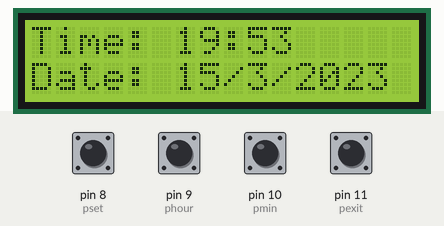
Simulated run of this sketch. Board: Arduino Nano, built with avr-gcc and run on an emulated ATmega328P. Parts: 16×2 character LCD. The test bench sets the inputs (shaded band); at power-on: pin 8 (pset), pin 9 (phour), pin 10 (pmin), pin 11 (pexit) HIGH. The local clock reads 2024-03-15 10:24:30 at power-on unless the sketch sets it; EEPROM starts erased; what the sketch prints to the serial monitor is not drawn.

Above: at 2.2 s.
2.3 s: pin 8 (pset) pulled LOW for 1.9 s
9.4 s: pin 9 (phour) pulled LOW for 1.9 s
At 11.7 s:
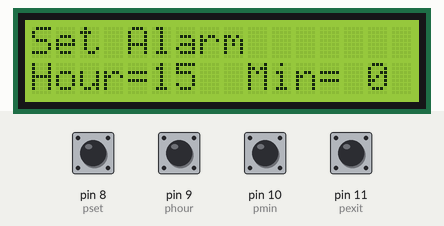
12.8 s: pin 10 (pmin) pulled LOW for 1.9 s
At 15.6 s:
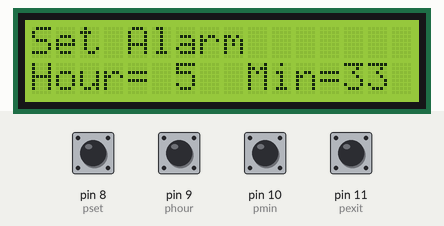
16.2 s: pin 9 (phour) pulled LOW for 1.9 s
At 19.0 s:
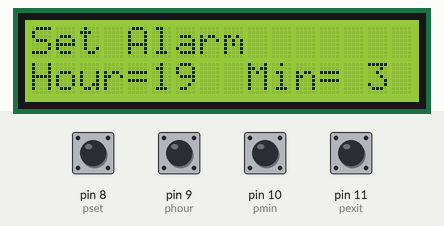
19.6 s: pin 10 (pmin) pulled LOW for 1.9 s
At 22.1 s:
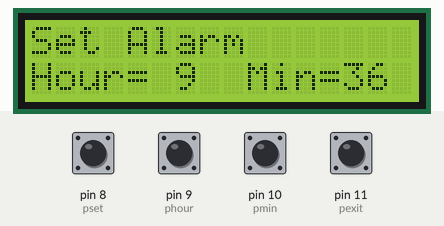
23.0 s: pin 11 (pexit) pulled LOW for 1.9 s
At 24.2 s:
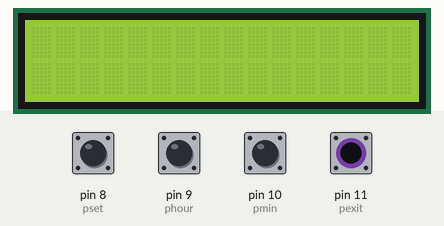
Timing chart, 0 to 26.0 s (numbered marks = the images above; inputs shaded):
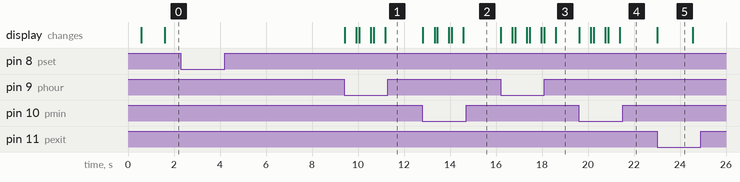

The sketch:

smartAlarm.ino
```cpp
int  year = 23;
int month = 03;
int date = 15;
int hour = 19;
int minute = 53;
int second = 00;
int doW = 2; //day of the week to monday

#include <Wire.h>
#include <LiquidCrystal_I2C.h>
#include <EEPROM.h>
// Set the LCD address to 0x27 for a 16 chars and 2 line display
LiquidCrystal_I2C lcd(0x27, 16, 2);
#include <DS3231.h>
DS3231 Clock;
RTClib myRTC;
int Hour;
int Min;
int pset = 8; //yellow  pushbutton for setting alarm
int phour = 9; //  blue pushbutton for hour
int pmin = 10; //greem  pushbutton for minutes
int pexit = 11; // red pushbutton for exit of set alarm
int buzzer = 6;
int h;
int m;
int buttonforset = 0; // pushbutton state for setting alarm
int buttonforhour = 0; // pushbutton state for hour
int buttonformin = 0;// pushbutton state for minutes
int buttonforexit = 0; // pushbutton state for exit of set alarm
int activate = 0;
bool ringing = false;
bool ring = true;
//Time t;
int mins, minCount = 0;
int lastMin = 0;
// Init the DS1302
//DS3231  rtc(A4,A5);
//DS1302 rtc(2, 3, 4);

void setup()
{
  pinMode(pset, INPUT_PULLUP);
  pinMode(phour, INPUT_PULLUP);
  pinMode(pmin, INPUT_PULLUP);
  pinMode(pexit, INPUT_PULLUP);
  // Set the clock to run-mode, and disable the write protection
  Serial.begin(9600);
  Wire.begin();
  //rtc.begin();
  delay(500);
  Serial.println("Nano Ready!");
  // rtc.halt(false);
  //  rtc.writeProtect(false);

  // Setup LCD to 16x2 characters
  lcd.init();
  lcd.backlight();
  // The following lines can be commented out to use the values already stored in the DS1302
  //rtc.setDOW(SATURDAY); // Set Day-of-Week to FRIDAY
  //rtc.setTime(10, 0, 0); // Set the time to 12:00:00 (24hr format)
  //rtc.setDate(11, 11, 2017); // Set the date to August 6th, 2010
  h = EEPROM.read(1);
  m = EEPROM.read(0);
  if (h == 255)h = 12;
  if (m == 255)m = 30;
  Clock.setYear(year);
  Clock.setMonth(month);
  Clock.setDate(date);
  Clock.setDoW(doW);
  Clock.setHour(hour);
  Clock.setMinute(minute);
  Clock.setSecond(second);
}

void loop()
{ delay(1000);

  DateTime now = myRTC.now();
  DateTime t = myRTC.now();
  String date = String(now.day()) + "/" + String(now.month()) + "/" + String(now.year());
  String tim = String(now.hour()) + ":" + String(now.minute()) ;
  Serial.print(now.year(), DEC);
  Serial.print('/');
  Serial.print(now.month(), DEC);
  Serial.print('/');
  Serial.print(now.day(), DEC);
  Serial.print(' ');
  Serial.print(now.hour(), DEC);
  Serial.print(':');
  Serial.print(now.minute(), DEC);
  Serial.print(':');
  Serial.print(now.second(), DEC);
  Serial.println();
  if (lastMin != now.minute()) {
    lastMin = now.minute();
    lcd.clear();
  }
  // Serial.print(" since midnight 1/1/1970 = ");
  // Serial.print(now.unixtime());
  // Serial.print("s = ");
  // Serial.print(now.unixtime() / 86400L);
  // Serial.println("d");
  if (activate == 0) {

    // Display time on the right conrner upper line
    lcd.setCursor(0, 0);
    lcd.print("Time: ");
    lcd.setCursor(6, 0);
    lcd.print(tim);

    // Display abbreviated Day-of-Week in the lower left corner
    //lcd.setCursor(0, 1);
    //lcd.print(rtc.getDOWStr(FORMAT_SHORT));

    // Display date in the lower right corner
    lcd.setCursor(0, 1);
    lcd.print("Date: ");
    lcd.setCursor(6, 1);
    lcd.print(date);
    //  t = rtc.getTime();
    Hour = t.hour();
    Min = t.minute();
    buttonforset = digitalRead(pset);
  } // setting button pressed
  if (buttonforset == LOW) {
    activate = 1;
    lcd.clear();
  }
  while (activate == 1) {
    lcd.setCursor(0, 0);
    lcd.print("Set Alarm");
    lcd.setCursor(0, 1);
    lcd.print("Hour= ");
    lcd.setCursor(9, 1);
    lcd.print("Min= ");
    buttonforhour = digitalRead(phour); // set hour for alarm
    if (buttonforhour == LOW) {
      delay(500);
      h++;
      lcd.setCursor(5, 1);
      lcd.print(h);
      if (h > 23) {
        h = 0;
        lcd.clear();
      }
      delay(100);
      EEPROM.write(1, h);
    }
    buttonformin = digitalRead(pmin); // set minutes for alarm
    if (buttonformin == LOW) {
      delay(500);
      m++;
      lcd.setCursor(13, 1);
      lcd.print(m);
      if (m > 59) {
        m = 0;
        lcd.clear();
      }
      delay(100);
      EEPROM.write(0, m);
    }

    lcd.setCursor(5, 1);
    lcd.print(h);
    lcd.setCursor(13, 1);
    lcd.print(m);
    buttonforexit = digitalRead(pexit); // exit from set alarm mode
    if (buttonforexit == LOW) {
      activate = 0;
      lcd.clear();
    }
  }

  if (Hour == h && Min == m ) {
    Serial.println("now ringing");
    ringing = true;
    ring = false;
  }
  if (ringing && (analogRead(A0) > 500)) {
    if (Min != mins) {
      mins = Min;
      minCount++;
    }
    if (minCount >= 15) {
      noTone(6);
    } else if (minCount < 15) {
      tone(6, 400, 300);
      Serial.println("ringing");
    } //else if (minCount < 15 && (analogRead(A0) < 500)) {
    //noTone(6);
    //ringing = false; // no ring till next alarm
  }
  delay (500);
}
```

Measured:
- after the input at 2.3 s, every drawn part: stays the same
- after the input at 9.4 s, the display: first changes at once (image 1 shows a later state)
- after the input at 12.8 s, the display: first changes at once (image 2 shows a later state)
- after the input at 16.2 s, the display: first changes at once (image 3 shows a later state)
- after the input at 19.6 s, the display: first changes at once (image 4 shows a later state)
- after the input at 23.0 s, the display: changes at once (image 5)
- what the display in image 5 shows lasts 1.5 s, from 23.0 s to 24.5 s
